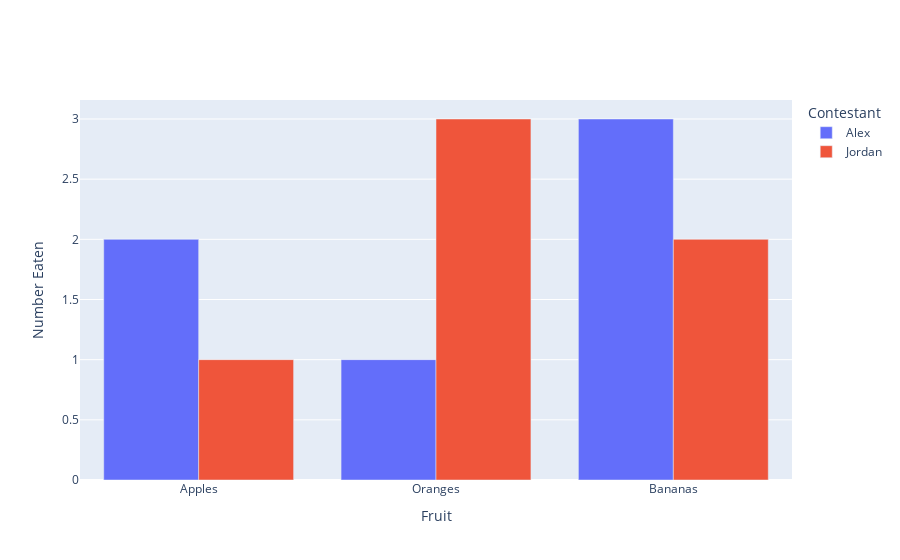

Source (notebook cell):
### Code cell
fig = go.Figure()
for contestant, group in df.groupby("Contestant"):
    fig.add_trace(go.Bar(x=group["Fruit"], y=group["Number Eaten"], name=contestant,
      hovertemplate="Contestant=%s<br>Fruit=%%{x}<br>Number Eaten=%%{y}<extra></extra>"% contestant))
fig.update_layout(legend_title_text = "Contestant")
fig.update_xaxes(title_text="Fruit")
fig.update_yaxes(title_text="Number Eaten")
fig.show()

### Figure 1 — Plotly figure (JSON) as saved in the notebook; plotly's stock layout.template omitted (floating-point values rounded to 4 significant figures)
{"data": [{"hovertemplate": "Contestant=Alex<br>Fruit=%{x}<br>Number Eaten=%{y}<extra></extra>", "name": "Alex", "type": "bar", "x": ["Apples", "Oranges", "Bananas"], "y": [2, 1, 3]}, {"hovertemplate": "Contestant=Jordan<br>Fruit=%{x}<br>Number Eaten=%{y}<extra></extra>", "name": "Jordan", "type": "bar", "x": ["Apples", "Oranges", "Bananas"], "y": [1, 3, 2]}], "layout": {"legend": {"title": {"text": "Contestant"}}, "xaxis": {"title": {"text": "Fruit"}}, "yaxis": {"title": {"text": "Number Eaten"}}}}
